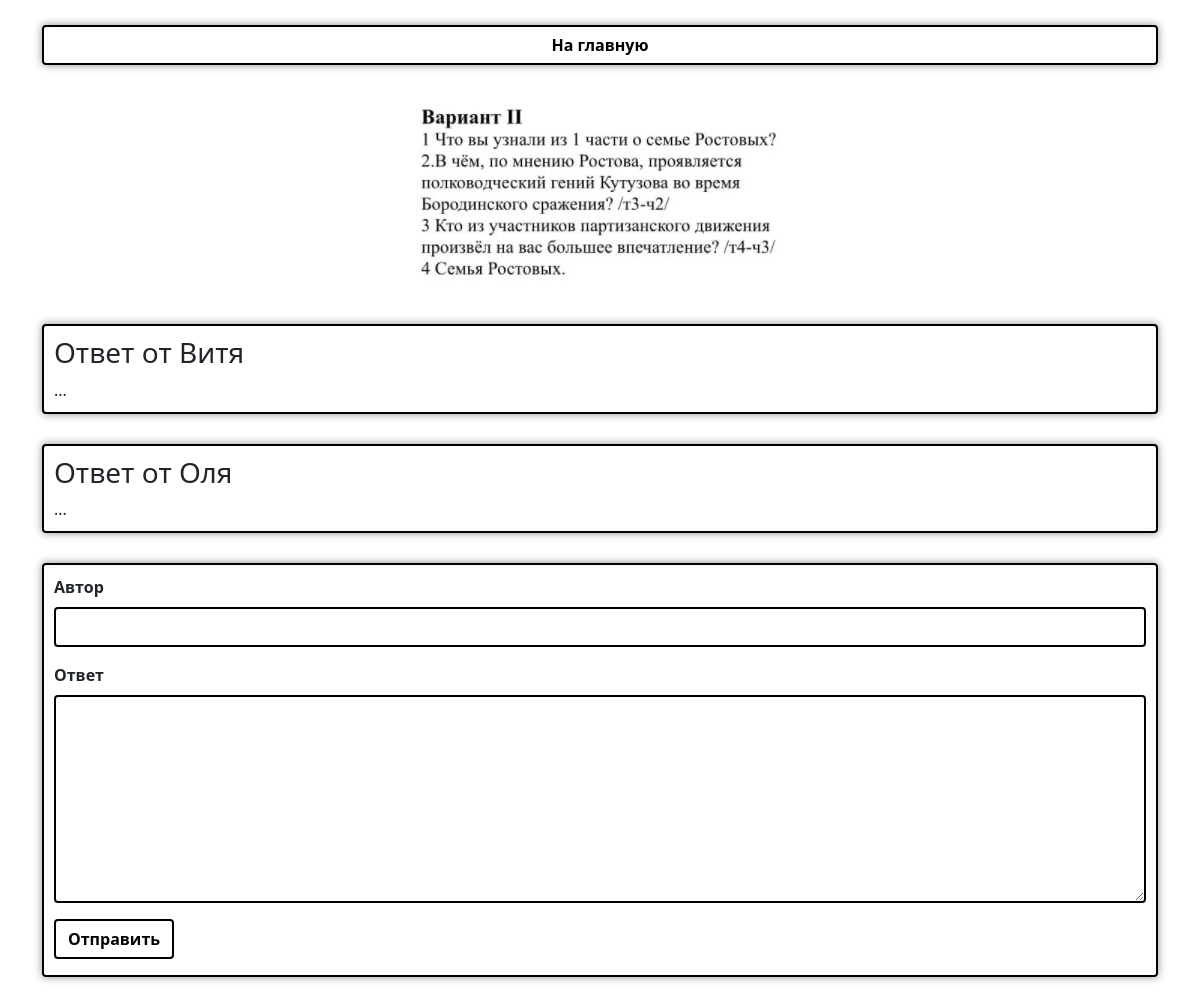
The page /answer/2 on the database its author committed.
### Tickets/apps/mainapp/models.py (models this page shows, shortened)
class Question(models.Model):
    option = models.IntegerField("Номер варианта", unique=True)
    banner = models.ImageField("Фотография")
    class Meta:
        verbose_name = 'Вопрос'
        verbose_name_plural = 'Вопросы'

class Answer(models.Model):
    user = models.CharField("Автор ответа", max_length=50)
    text = models.TextField("Текст ответа", max_length=1000000, blank=True)
    answer_question = models.ForeignKey(Question, on_delete=models.CASCADE, related_name='answer_question')
    class Meta:
        verbose_name = 'Ответ'
        verbose_name_plural = 'Ответы'

### Tickets/apps/mainapp/views.py (the view, shortened to what this page needs)
# urls.py: re_path(r'^answer/(?P<pk>\w+)/?$', AnswerPageView.as_view(), name='answer__page')
class AnswerPageView(ListView):
    template_name = "qw-page.html"
    queryset = Answer
    context_object_name = 'answer'
    def get_queryset(self):
        return Answer.objects.filter(answer_question=Question.objects.get(id=self.kwargs['pk']))
    def get_context_data(self, **kwargs):
        context = super(AnswerPageView, self).get_context_data(**kwargs)
        context['question'] = Question.objects.get(id=self.kwargs['pk'])
        return context

### Tickets/apps/mainapp/templates/qw-page.html (shortened to what this page needs)
<html>
<head>
    <link href="https://cdn.jsdelivr.net/npm/bootstrap@5.0.0-beta2/dist/css/bootstrap.min.css" rel="stylesheet">
</head>
<body class="container" style="padding-bottom: 25px; padding-top:25px; overflow-x: hidden; overflow-y: scroll;">
    <div class="d-grid" style="box-shadow: 0 0 8px rgba(0,0,0,0.45); border-radius: .25rem;">
        <a href="{% url 'main__page' %}" class="d-grid"><button class="btn btn-dark">На главную</button></a>
    </div>
    <img style="margin-top: 40px; margin-bottom: 40px; margin-left: auto; margin-right: auto; display: block;" src="{{ question.banner.url }}" class="img-fluid">
    <div style="word-break: break-all; margin-bottom: 30px;">
        {% for i in answer %}
        <div class="card" style="margin-bottom: 30px; border: 2px solid #000; padding: 10px; box-shadow: 0 0 8px rgba(0,0,0,0.45)">
            <h3>Ответ от {% if i.user %}{{i.user}}{% else %}Ананимуса{% endif %}</h3>
            {{i.text}}
        </div>
        {% endfor %}
    </div>
    <div class="card" style="border: 2px solid #000; padding: 10px; margin-top: 20px; padding-bottom: 0px; box-shadow: 0 0 8px rgba(0,0,0,0.45)">
        <form method="POST">
            <div class="mb-3">
                <label for="id_user" class="form-label">Автор</label>
                <input type="text" class="form-control" id="id_user" name="user">
            </div>
            <div class="mb-3">
                <label for="id_text" class="form-label">Ответ</label>
                <textarea type="text" class="form-control" id="id_text" name="text" rows="8"></textarea>
            </div>
            <button type="submit" class="btn btn-dark">Отправить</button>
        </form>
    </div>
</body>
</html>

### Tickets/apps/mainapp/templates/qw-page.html (style rules this page uses)
.form-control { border: 2px solid #000; }
label { font-weight: 600; }
.btn { font-weight: 600; }
.btn-dark { color: #000; border: 2px solid #000; background: #fff; }
a { text-decoration: none; }

### rows shown on the page
Question: banner (picture)
Answer: user "Витя", text "..."
Answer: user "Оля", text "..."
